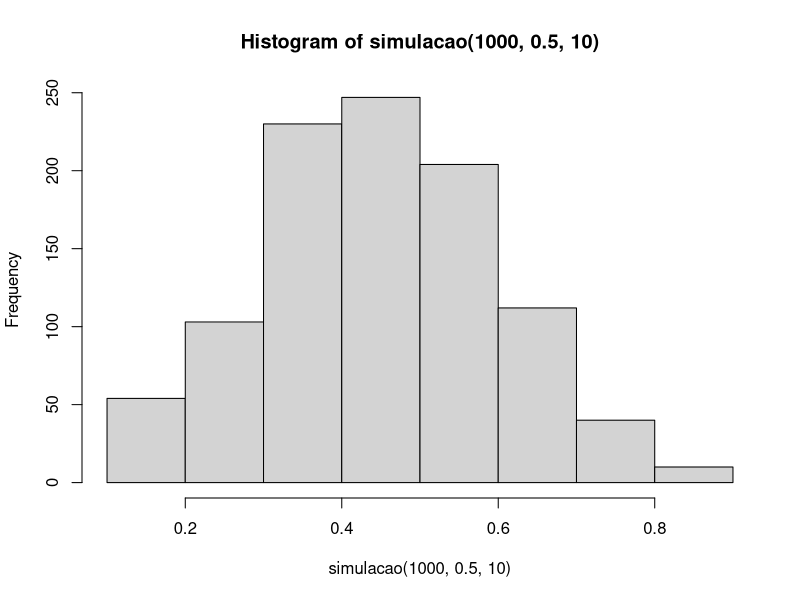
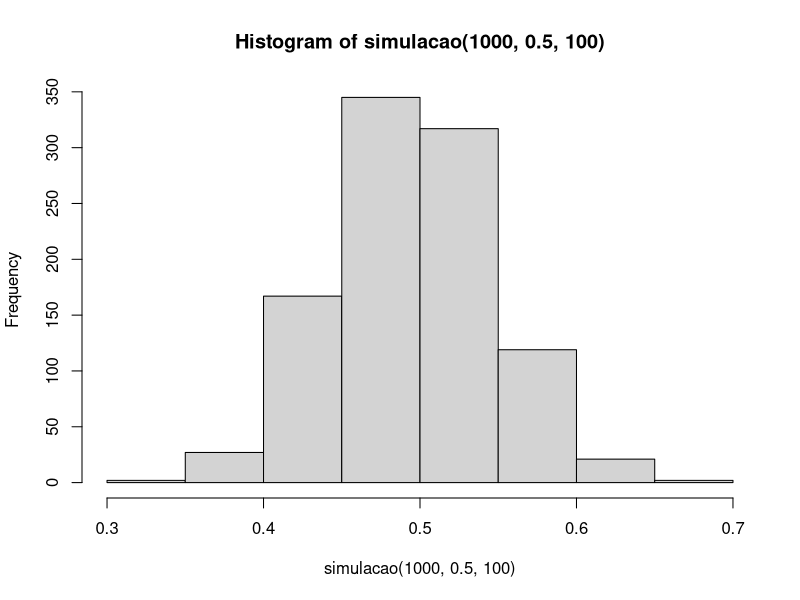
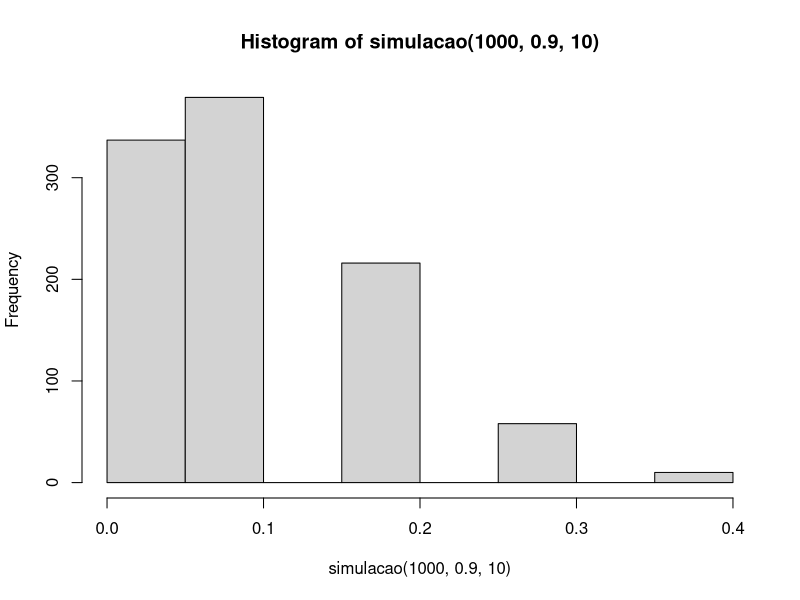
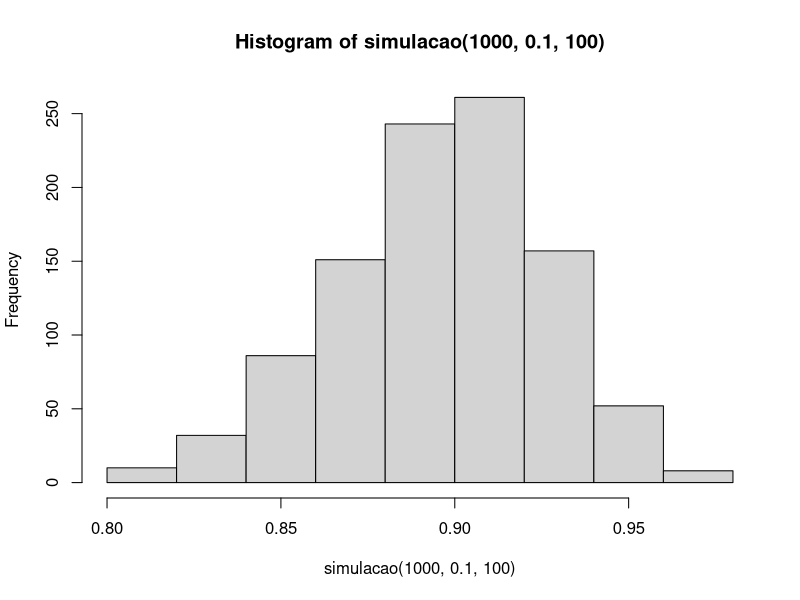

Write the R code that produced these figures, in order.
## ---- chunk 1
#1
moeda <- function(p) {
  x <- runif(1)
  ifelse(x > p, 1, 0)
}

#2
moedas <- function(p, n) {
  y <- runif(n)
  ifelse(y > p, 1, 0)
}

#3
proporcao <- function(resultados) {
  z <- sum(resultados)/length(resultados)
  z
}

#4
simulacao <- function(k, p, n) {
  simul <- vector()
  for(i in 1:k) {
    simul <- c(simul, proporcao(moedas(p, n)))
  }
  simul
}
## ---- chunk 2
# Simulação k = 1000, p = 50%, n = 10
hist(simulacao(1000, 0.5, 10))
## ---- chunk 3
# Simulação k = 1000, p = 50%, n = 100
hist(simulacao(1000, 0.5, 100))
## ---- chunk 4
# Simulação k = 1000, p = 90%, n = 10
hist(simulacao(1000, 0.9, 10))
## ---- chunk 5
# Simulação k = 1000, p = 10%, n = 100
hist(simulacao(1000, 0.1, 100))
